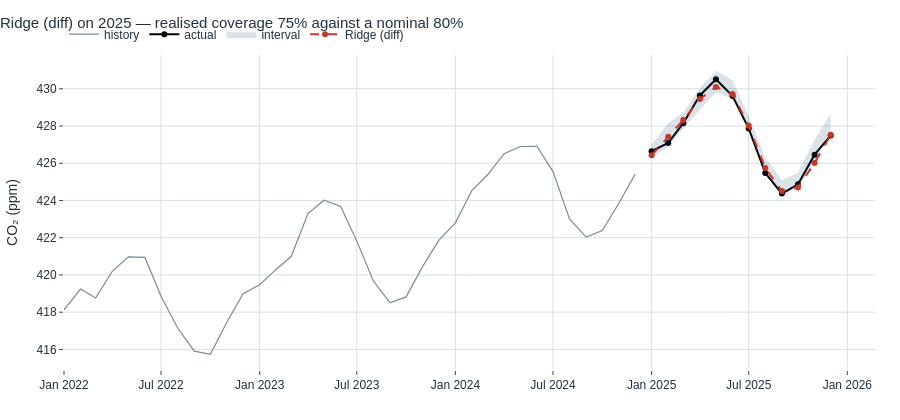

Here is the notebook cell this chart was saved with:
### Code cell
hist = y.loc[:"2024-12-01"]
point = np.asarray(forecasters[BEST](hist, H), float)
coverage = np.mean((test.values >= point + lo) & (test.values <= point + hi))

E.plot_forecast(hist, actual=test, forecasts={BEST: point},
                interval=(point + lo, point + hi),
                title=f"{BEST} on 2025 — realised coverage {coverage:.0%} against a nominal 80%",
                ylab="CO₂ (ppm)", n_history=36).show()
